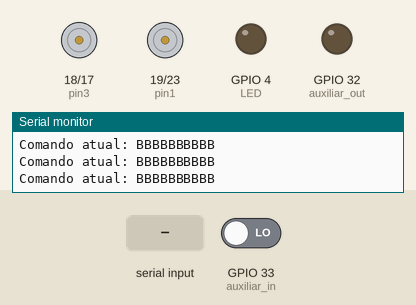
Recording of a sketch running on a simulated ESP32. On the bench: motor-driver pin pairs drawn as motors (green arrow = first pin HIGH = forward, orange = second pin HIGH = backward, longer = more drive), output pins drawn as LEDs (lit = HIGH), the last lines printed to the serial monitor. Dashed ring = blinking. The test bench sets the inputs (shaded band); at power-on: GPIO 33 (auxiliar_in) LOW. Nothing arrives over Bluetooth unless stated.

Above: at 4.2 s.
4.3 s: GPIO 33 (auxiliar_in) driven HIGH
At 4.6 s:
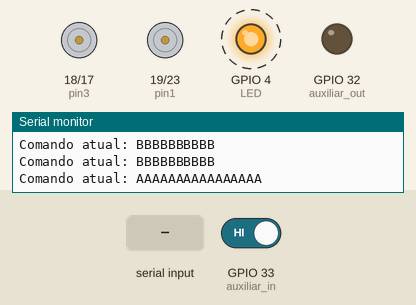
7.3 s: "F" received over the second serial link
At 7.4 s:
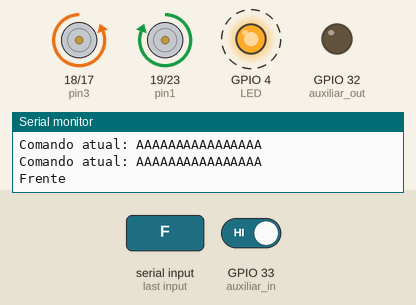
10.3 s: "B" received over the second serial link
At 10.9 s:
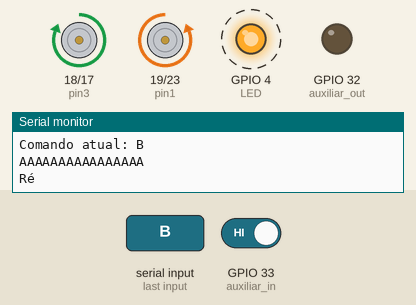
13.3 s: "L" received over the second serial link
At 13.7 s:
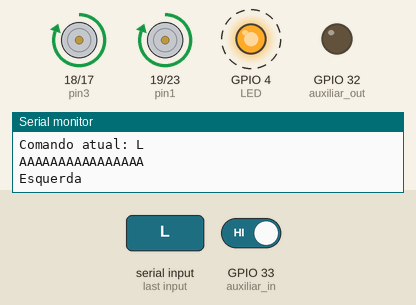
16.3 s: "R" received over the second serial link
At 16.5 s:
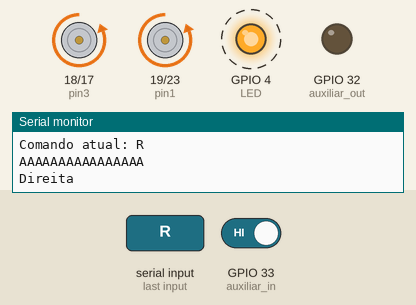
19.3 s: "Q" received over the second serial link
At 20.0 s:
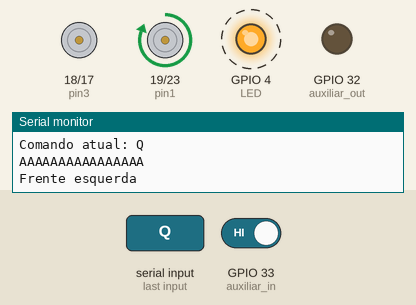
Timing chart, 0 to 23.3 s (numbered marks = the images above; inputs shaded):
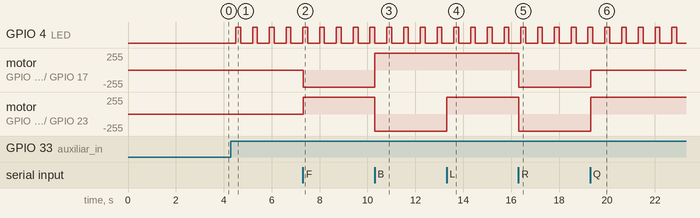

The sketch:

CoreCarrinho.ino
```cpp
#include <dummy.h>
#include "BluetoothSerial.h"

#define pin1 19
#define pin2 23
#define pin3 18
#define pin4 17
#define LED 4
#define auxiliar_out 32
#define auxiliar_in 33

TaskHandle_t task_movimento;
TaskHandle_t task_modulos;

BluetoothSerial SerialBT;
volatile char comando;  // Variável compartilhada

// Declarar o mutex
SemaphoreHandle_t xMutex;

void setup() {
  Serial.begin(9600);
  SerialBT.begin("Carrinho DualCore");

  pinMode(pin1, OUTPUT);
  pinMode(pin2, OUTPUT);
  pinMode(pin3, OUTPUT);
  pinMode(pin4, OUTPUT);
  pinMode(LED, OUTPUT);
  pinMode(auxiliar_out, OUTPUT);
  pinMode(auxiliar_in, INPUT);

  // Criar o mutex antes de iniciar as tasks
  xMutex = xSemaphoreCreateMutex();

  xTaskCreatePinnedToCore(Task1code, "task_movimento", 2048, NULL, 1, &task_movimento, 0);
  delay (500);
  xTaskCreatePinnedToCore(Task2code, "task_modulos", 2048, NULL, 1, &task_modulos, 1);
  delay (500);

  Serial.println("Fim Setup");
  delay(2000);
}

void Task1code(void * pvParameters){
  Serial.print("tarefa 1 rodando no core ");
  Serial.println(xPortGetCoreID());

  for(;;){  // Loop infinito
    if (SerialBT.available()) {
      // Garantir acesso exclusivo à variável comando
      if (xSemaphoreTake(xMutex, (TickType_t) 10) == pdTRUE) {
        comando = SerialBT.read();
        xSemaphoreGive(xMutex);  // Libera o mutex
      }
    }

    // Usar o comando
    switch (comando) {
      case 'S':
        Serial.printf("Parado \n");
        digitalWrite(pin1, LOW);
        digitalWrite(pin2, LOW);
        digitalWrite(pin3, LOW);
        digitalWrite(pin4, LOW);
        break;
      case 'F':
        Serial.printf("Frente \n");
        digitalWrite(pin1, HIGH);
        digitalWrite(pin2, LOW);
        digitalWrite(pin3, LOW);
        digitalWrite(pin4, HIGH);
        break;
      case 'B':
        Serial.printf("Ré \n");
        digitalWrite(pin1, LOW);
        digitalWrite(pin2, HIGH);
        digitalWrite(pin3, HIGH);
        digitalWrite(pin4, LOW);
        break;
      case 'L':
        Serial.printf("Esquerda \n");
        digitalWrite(pin1, HIGH);
        digitalWrite(pin2, LOW);
        digitalWrite(pin3, HIGH);
        digitalWrite(pin4, LOW);
        break;
      case 'R':
        Serial.printf("Direita \n");
        digitalWrite(pin1, LOW);
        digitalWrite(pin2, HIGH);
        digitalWrite(pin3, LOW);
        digitalWrite(pin4, HIGH);
        break;
      case 'Q':
        Serial.printf("Frente esquerda \n");
        digitalWrite(pin1, HIGH);
        digitalWrite(pin2, LOW);
        digitalWrite(pin3, LOW);
        digitalWrite(pin4, LOW);
        break;
      case 'E':
        Serial.printf("Frente direita \n");
        digitalWrite(pin1, LOW);
        digitalWrite(pin2, LOW);
        digitalWrite(pin3, LOW);
        digitalWrite(pin4, HIGH);
        break;
      case 'C':
        Serial.printf("Tras direita \n");
        digitalWrite(pin1, LOW);
        digitalWrite(pin2, LOW);
        digitalWrite(pin3, HIGH);
        digitalWrite(pin4, LOW);
        break;
      case 'Z':
        Serial.printf("Tras esquerda \n");
        digitalWrite(pin1, LOW);
        digitalWrite(pin2, HIGH);
        digitalWrite(pin3, LOW);
        digitalWrite(pin4, LOW);
        break;
      case 'X':
        Serial.printf("Ligando o led \n");
        digitalWrite(auxiliar_out, HIGH);
      case 'Y':
        digitalWrite(auxiliar_out, LOW);
    }
    vTaskDelay(100);
  }
}

void Task2code(void * pvParameters){
  Serial.print("tarefa 2 rodando no core: ");
  Serial.println(xPortGetCoreID());
  bool acionado = 0;
  bool liga_led = 0;

  int aux;

  for(;;){  // Loop infinito
    // Acessar o comando na Task 2 com o mutex
    if (xSemaphoreTake(xMutex, (TickType_t) 10) == pdTRUE) {
      Serial.printf("Comando atual: %c\n", comando);
      xSemaphoreGive(xMutex);  // Libera o mutex
    }


//----------------------------------------------------------
    aux = digitalRead(auxiliar_in);
    if (aux == HIGH){
      Serial.println("AAAAAAAAAAAAAAAA");
      //acionado = 1;
      digitalWrite(LED, HIGH);
      delay(200);
      digitalWrite(LED, LOW);
      delay(200);
      vTaskDelay(100);
    }

    if (aux == LOW){
      Serial.println("BBBBBBBBBB");
      digitalWrite(LED, LOW);
      delay(50);
      //acionado = 0;
    }


//----------------------------------------


    delay(100);
    vTaskDelay(100);
  }
}

void loop() {
  // Não há nada no loop principal, as tasks estão rodando nos cores
}
```

Measured:
- after the input at 4.3 s, GPIO 4 (LED): alternates HIGH for 0.20 s and LOW for 0.50 s, starting after 0.20 s
- after the input at 7.3 s, motor on GPIO 18 (pin3) / GPIO 17 (pin4): stopped → backward 255/255 at once; motor on GPIO 19 (pin1) / GPIO 23 (pin2): stopped → forward 255/255 at once
- after the input at 10.3 s, motor on GPIO 18 (pin3) / GPIO 17 (pin4): backward 255/255 → forward 255/255 at once; motor on GPIO 19 (pin1) / GPIO 23 (pin2): forward 255/255 → backward 255/255 at once
- after the input at 13.3 s, motor on GPIO 19 (pin1) / GPIO 23 (pin2): backward 255/255 → forward 255/255 at once
- after the input at 16.3 s, motor on GPIO 18 (pin3) / GPIO 17 (pin4), motor on GPIO 19 (pin1) / GPIO 23 (pin2): forward 255/255 → backward 255/255 at once
- after the input at 19.3 s, motor on GPIO 18 (pin3) / GPIO 17 (pin4): backward 255/255 → stopped at once; motor on GPIO 19 (pin1) / GPIO 23 (pin2): backward 255/255 → forward 255/255 at once
